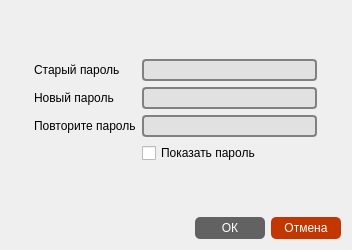
<?xml version="1.0" encoding="UTF-8"?>
<ui version="4.0">
 <class>DialogEditPassword</class>
 <widget class="QDialog" name="DialogEditPassword">
  <property name="geometry">
   <rect>
    <x>0</x>
    <y>0</y>
    <width>352</width>
    <height>250</height>
   </rect>
  </property>
  <property name="windowTitle">
   <string>Dialog</string>
  </property>
  <layout class="QVBoxLayout" name="verticalLayout">
   <item>
    <spacer name="verticalSpacer_2">
     <property name="orientation">
      <enum>Qt::Vertical</enum>
     </property>
     <property name="sizeHint" stdset="0">
      <size>
       <width>20</width>
       <height>39</height>
      </size>
     </property>
    </spacer>
   </item>
   <item>
    <layout class="QHBoxLayout" name="horizontalLayout">
     <item>
      <spacer name="horizontalSpacer_3">
       <property name="orientation">
        <enum>Qt::Horizontal</enum>
       </property>
       <property name="sizeHint" stdset="0">
        <size>
         <width>40</width>
         <height>20</height>
        </size>
       </property>
      </spacer>
     </item>
     <item>
      <layout class="QFormLayout" name="formLayout">
       <item row="0" column="0">
        <widget class="QLabel" name="plblNewPassword">
         <property name="text">
          <string>Старый пароль</string>
         </property>
        </widget>
       </item>
       <item row="0" column="1">
        <widget class="QLineEdit" name="lineEditOldPassword">
         <property name="minimumSize">
          <size>
           <width>175</width>
           <height>22</height>
          </size>
         </property>
         <property name="styleSheet">
          <string notr="true">QLineEdit {
	border: 2px solid gray;
     border-radius: 4px;
     padding: 0 8px;
	background-color: rgb(225, 225, 225);
	color: rgb(48, 48, 48);
    selection-background-color: rgb(0, 170, 255);
}</string>
         </property>
         <property name="echoMode">
          <enum>QLineEdit::Password</enum>
         </property>
        </widget>
       </item>
       <item row="1" column="0">
        <widget class="QLabel" name="plblOldPassword">
         <property name="text">
          <string>Новый пароль</string>
         </property>
        </widget>
       </item>
       <item row="1" column="1">
        <widget class="QLineEdit" name="lineEditNewPassword">
         <property name="minimumSize">
          <size>
           <width>175</width>
           <height>22</height>
          </size>
         </property>
         <property name="styleSheet">
          <string notr="true">QLineEdit {
	border: 2px solid gray;
     border-radius: 4px;
     padding: 0 8px;
	background-color: rgb(225, 225, 225);
	color: rgb(48, 48, 48);
    selection-background-color: rgb(0, 170, 255);
}</string>
         </property>
         <property name="echoMode">
          <enum>QLineEdit::Password</enum>
         </property>
        </widget>
       </item>
       <item row="2" column="0">
        <widget class="QLabel" name="plblConfirmPassword">
         <property name="text">
          <string>Повторите пароль</string>
         </property>
        </widget>
       </item>
       <item row="2" column="1">
        <widget class="QLineEdit" name="lineEditConfirmPassword">
         <property name="minimumSize">
          <size>
           <width>175</width>
           <height>22</height>
          </size>
         </property>
         <property name="styleSheet">
          <string notr="true">QLineEdit {
	border: 2px solid gray;
     border-radius: 4px;
     padding: 0 8px;
	background-color: rgb(225, 225, 225);
	color: rgb(48, 48, 48);
    selection-background-color: rgb(0, 170, 255);
}</string>
         </property>
         <property name="echoMode">
          <enum>QLineEdit::Password</enum>
         </property>
        </widget>
       </item>
       <item row="3" column="1">
        <widget class="QCheckBox" name="checkBoxShowPassword">
         <property name="cursor">
          <cursorShape>PointingHandCursor</cursorShape>
         </property>
         <property name="text">
          <string>Показать пароль</string>
         </property>
        </widget>
       </item>
      </layout>
     </item>
     <item>
      <spacer name="horizontalSpacer_2">
       <property name="orientation">
        <enum>Qt::Horizontal</enum>
       </property>
       <property name="sizeHint" stdset="0">
        <size>
         <width>40</width>
         <height>20</height>
        </size>
       </property>
      </spacer>
     </item>
    </layout>
   </item>
   <item>
    <spacer name="verticalSpacer">
     <property name="orientation">
      <enum>Qt::Vertical</enum>
     </property>
     <property name="sizeHint" stdset="0">
      <size>
       <width>20</width>
       <height>39</height>
      </size>
     </property>
    </spacer>
   </item>
   <item>
    <layout class="QHBoxLayout" name="horizontalLayout_2">
     <item>
      <spacer name="horizontalSpacer">
       <property name="orientation">
        <enum>Qt::Horizontal</enum>
       </property>
       <property name="sizeHint" stdset="0">
        <size>
         <width>40</width>
         <height>20</height>
        </size>
       </property>
      </spacer>
     </item>
     <item>
      <widget class="QPushButton" name="pbtnOk">
       <property name="enabled">
        <bool>false</bool>
       </property>
       <property name="cursor">
        <cursorShape>PointingHandCursor</cursorShape>
       </property>
       <property name="styleSheet">
        <string notr="true">QPushButton:enabled {
  	background-color: rgb(194, 55, 0);
  	color: white;
	border-radius: 5px;
    border-color: beige;
	min-width: 70px;
	min-height: 22px;
}

QPushButton {
  	background-color: rgb(98, 98, 98);
  	color: white;
	border-radius: 5px;
    border-color: beige;
	min-width: 60px;
	min-height: 20px;
}

QPushButton:hover {
	background-color: qlineargradient(spread:pad, x1:0, y1:0, x2:1, y2:0, stop:0 rgb(255, 125, 11), stop:1 rgb(255, 188, 17))
}

QPushButton:pressed {
     background-color: rgb(98, 98, 98);
     border-style: inset;
 }</string>
       </property>
       <property name="text">
        <string>ОК</string>
       </property>
      </widget>
     </item>
     <item>
      <widget class="QPushButton" name="pbrnCancel">
       <property name="cursor">
        <cursorShape>PointingHandCursor</cursorShape>
       </property>
       <property name="styleSheet">
        <string notr="true">QPushButton:enabled {
  	background-color: rgb(194, 55, 0);
  	color: white;
	border-radius: 5px;
    border-color: beige;
	min-width: 70px;
	min-height: 22px;
}

QPushButton {
  	background-color: rgb(98, 98, 98);
  	color: white;
	border-radius: 5px;
    border-color: beige;
	min-width: 60px;
	min-height: 20px;
}

QPushButton:hover {
	background-color: qlineargradient(spread:pad, x1:0, y1:0, x2:1, y2:0, stop:0 rgb(255, 125, 11), stop:1 rgb(255, 188, 17))
}

QPushButton:pressed {
     background-color: rgb(98, 98, 98);
     border-style: inset;
 }</string>
       </property>
       <property name="text">
        <string>Отмена</string>
       </property>
      </widget>
     </item>
    </layout>
   </item>
  </layout>
 </widget>
 <resources/>
 <connections>
  <connection>
   <sender>pbrnCancel</sender>
   <signal>clicked()</signal>
   <receiver>DialogEditPassword</receiver>
   <slot>reject()</slot>
   <hints>
    <hint type="sourcelabel">
     <x>301</x>
     <y>229</y>
    </hint>
    <hint type="destinationlabel">
     <x>175</x>
     <y>124</y>
    </hint>
   </hints>
  </connection>
 </connections>
</ui>
